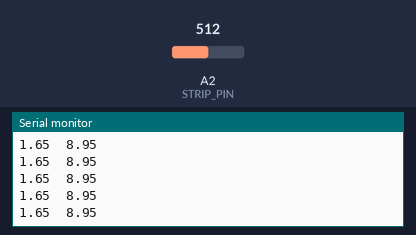
Simulated run of this sketch. Board: Arduino Uno, built with avr-gcc and run on an emulated ATmega328P. Parts: the last lines printed to the serial monitor. The test bench sets the inputs (shaded band); at power-on: A2 (STRIP_PIN) = 512.

Above: at 2.7 s.
2.8 s: A2 (STRIP_PIN) set to 350
At 3.7 s:
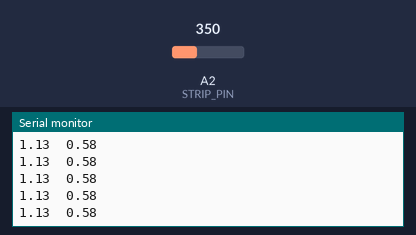
4.3 s: A2 (STRIP_PIN) set to 320
At 4.9 s:
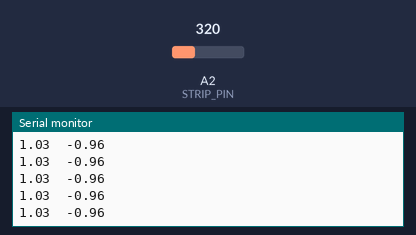
Timing chart, 0 to 7.3 s (numbered marks = the images above; inputs shaded):
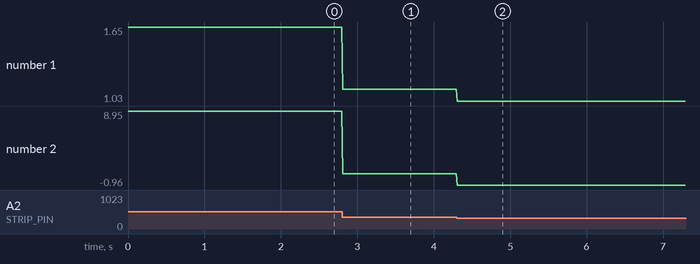

The sketch:

readStrip.ino
```cpp
// Glucose test-strip reader.
// Reads the strip's output voltage on A2 and converts it to glucose
// concentration with a linear calibration: V = SLOPE * C + INTERCEPT.

const int STRIP_PIN = A2;
const float ADC_REF_V = 3.3;   // ADC reference voltage (V)
const float ADC_MAX = 1023.0;  // 10-bit ADC full scale

// Linear regression from calibration data
const float SLOPE = 0.0625;      // V per % concentration
const float INTERCEPT = 1.0925;  // V

void setup() {
  Serial.begin(115200);
  Serial.println("Initializing...");
  pinMode(STRIP_PIN, INPUT);
}

void loop() {
  float voltage = analogRead(STRIP_PIN) * ADC_REF_V / ADC_MAX;
  float concentration = (voltage - INTERCEPT) / SLOPE;  // invert the calibration

  // Tab-separated: voltage (V), concentration (%)
  Serial.print(voltage);
  Serial.print("\t");
  Serial.println(concentration);

  delay(10);
}
```

Measured:
- after the input at 2.8 s, the serial monitor: prints a new line at once (image 1)
- after the input at 4.3 s, the serial monitor: prints a new line at once (image 2)
- plotted number 1: 1.65 → 1.13 after the input at 2.8 s, 1.13 → 1.03 after the input at 4.3 s
- plotted number 2: 8.95 → 0.58 after the input at 2.8 s, 0.58 → -0.96 after the input at 4.3 s
